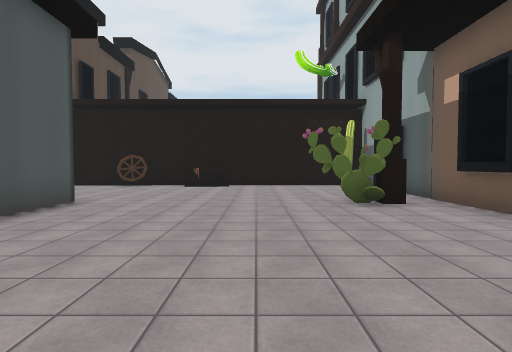
[1] (above)

16 first-person views from a walk through a Unity game level. The camera is 1.5 m above the floor, tilts 2° down and sees 80° across. The floor is counted in squares, 2 m on a side. Each view is taken from the middle of a square. On the plan, view 1 faces up. The plan holds only what a view shows up to about 10 squares ahead; the rest is blank. The place goes on beyond the plan. The player is left out. Some animated figures are not drawn. Some surface patterns are stand-ins.

[2]
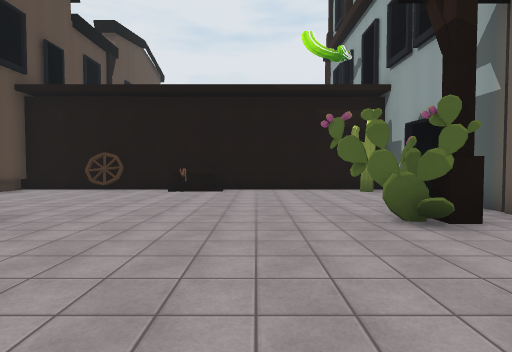

[3]
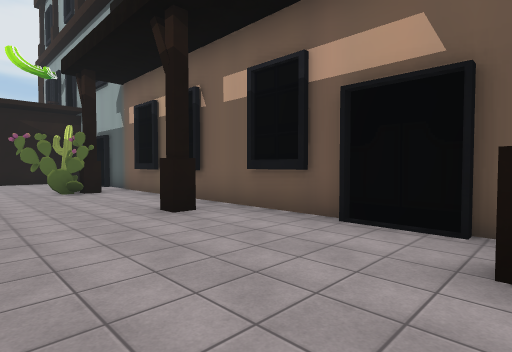

[4]
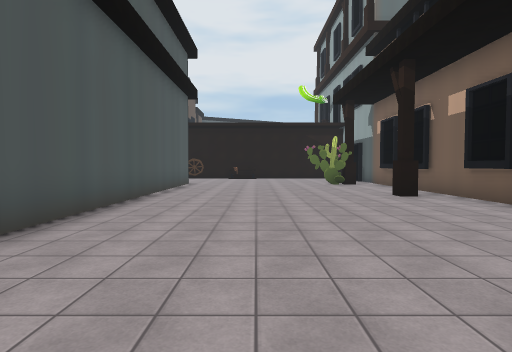

[5]
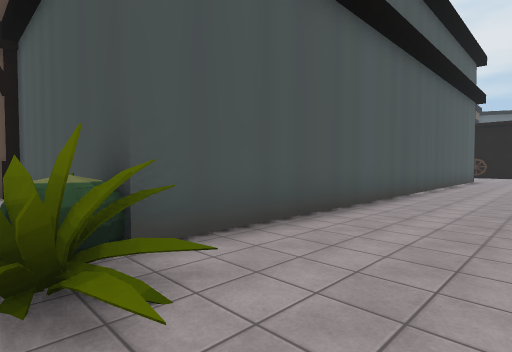

[6]
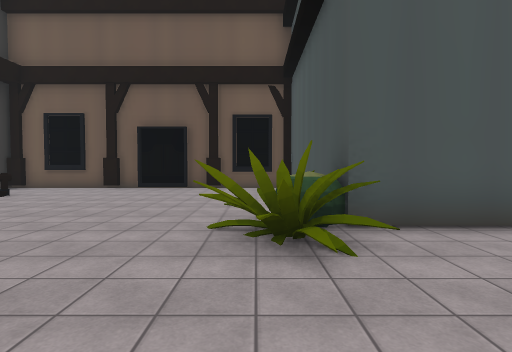

[7]
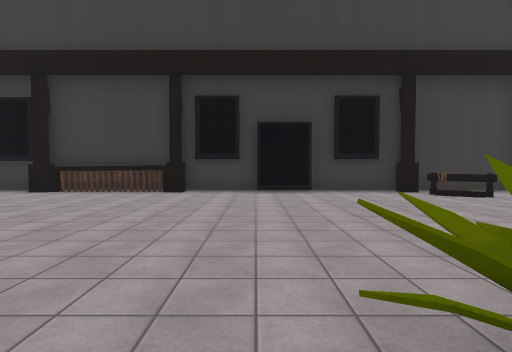

[8]
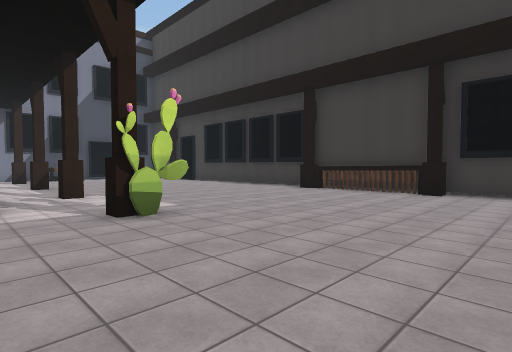

[9]
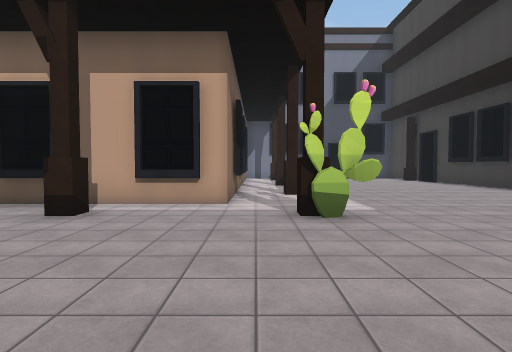

[10]
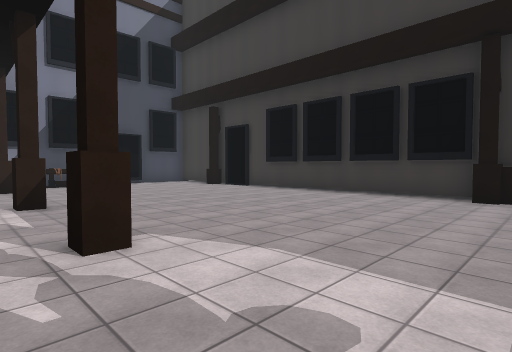

[11]
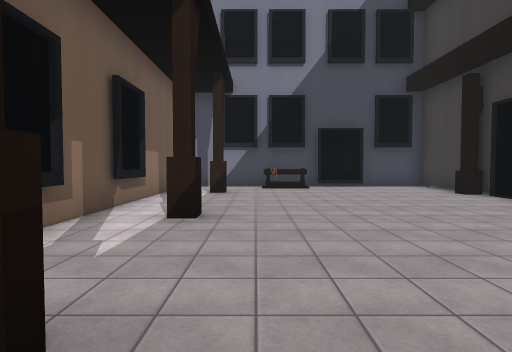

[12]
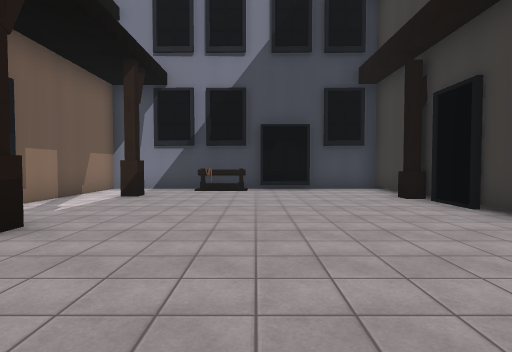

[13]
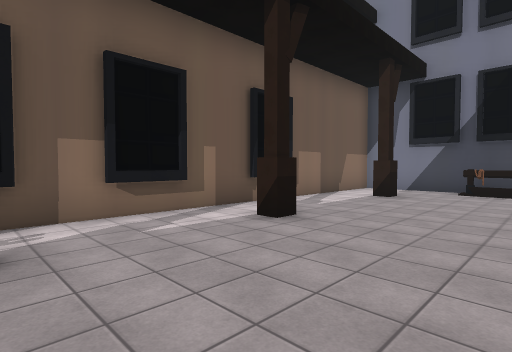

[14]
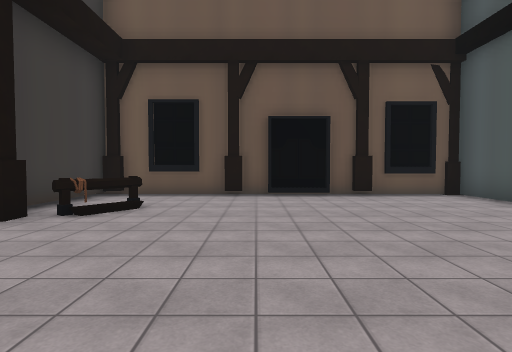

[15]
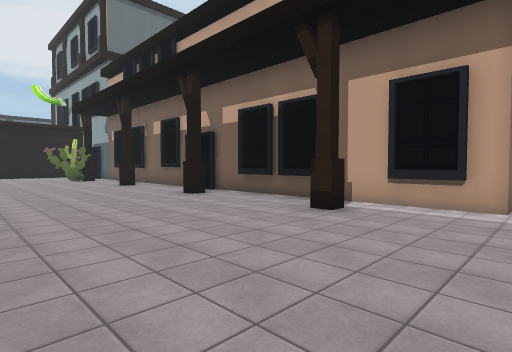

[16]
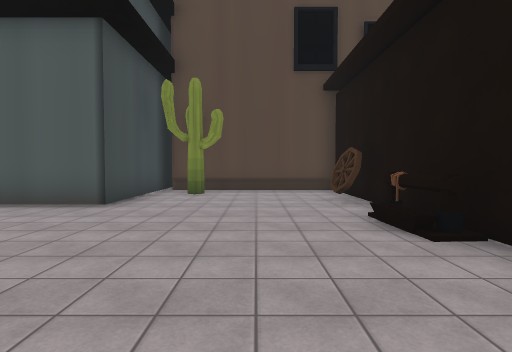

### Floor plan
Points are (right, up) in squares from view 1. A wall is a line through its corners. A room is listed if a view was taken in it or the views show most of it. See-through windows are left out.
Room 1 (views 1, 2, 3, 4, 5, 6, 7, 8, 9, 10, 11, 12, 13, 14, 15, 16)
walls: (3.7, -6.1) (3.7, -5); (3.9, -6) (3.9, -1.7); (3.7, -9) (3.7, -7.7); (3.7, -4.9) (3.7, -3.5); (-4.4, -8.9) (-9.5, -8.9); (5.4, -9.5) (3.9, -9.5) (3.9, -6.7); (6.6, -9.6) (5.6, -9.6); (3.9, -0.9) (3.9, 3.3); (8.9, -9.6) (7.5, -9.6); (0.7, -17.5) (1.3, -17.8) (2.1, -17.4) (2.9, -17.7) (3.5, -17.5); (0.4, -17.6) (3.5, -17.6); (0.6, -17.7) (1.3, -17.4) (2.1, -17.7) (2.8, -17.4); (-2.1, -17.8) (15.8, -17.8) (15.8, -9.5) (6.4, -9.5); (-3.6, -17.6) (-2, -17.6); (11.6, -9.6) (10.2, -9.6); (3.7, 4.4) (3.7, 5.8); (3.9, 4.4) (3.9, 6.8); (-9.5, -17.8) (-3.6, -17.8); (3.9, 6.9) (3.9, 10.5); (-8, 6.2) (-3.7, 6.2) (-3.7, -8.6); (-7.2, 7) (-7.2, 6.4); (15.6, -15.8) (15.6, -14.1); (3.9, 11.4) (-3.5, 11.4); (-5.4, 11.4) (-7.2, 11.3); (-7, 11.3) (-7, 6.5)
low walls: (-7.2, 11.3) (-7.2, 7.4)
ways out: gap at (6, -10)
objects: other object (-10, -18) to (-10, -9); other object (-7, -17) to (-7, -16); other object (-6, -18); other object (-6, 7); other object (-5, 11) to (-4, 11); other object (-4, -10) to (-4, -9); other object (-3, -10) to (-3, -9); other object (-2, 11); other object (0, -18); other object (2, -12); other object (2, 6) to (2, 7); other object (3, -11); other object (3, -7); other object (3, -3); other object (3, 2); other object (3, 6); other object (3, 11); other object (4, -18); other object (6, -11); other object (10, -11); other object (13, -18); other object (14, -11); other object (15, -13)

Where each view was taken, in squares from view 1:
view 1: 0 up, 0 right, facing up
view 2: 2 up, 0 right, facing up
view 3: 3 down, 0 right, facing up-right
view 4: 6 down, 1 left, facing up
view 5: 10 down, 1 left, facing up-left
view 6: 10 down, 0 right, facing left
view 7: 9 down, 2 left, facing down
view 8: 9 down, 2 left, facing down-right
view 9: 10 down, 2 left, facing right
view 10: 10 down, 3 right, facing down-right
view 11: 12 down, 5 right, facing right
view 12: 14 down, 6 right, facing right
view 13: 14 down, 6 right, facing up-right
view 14: 14 down, 2 left, facing left
view 15: 10 down, 2 left, facing up-right
view 16: 9 up, 2 right, facing left
